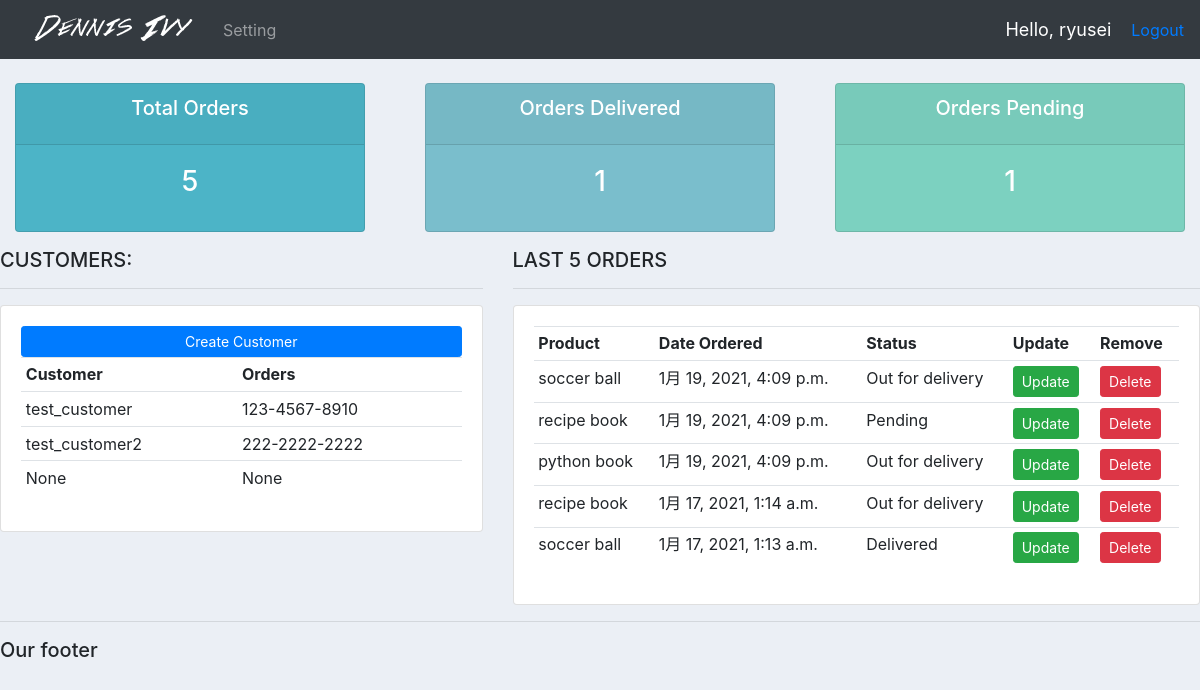
Page / (signed in) on the earlier database version.
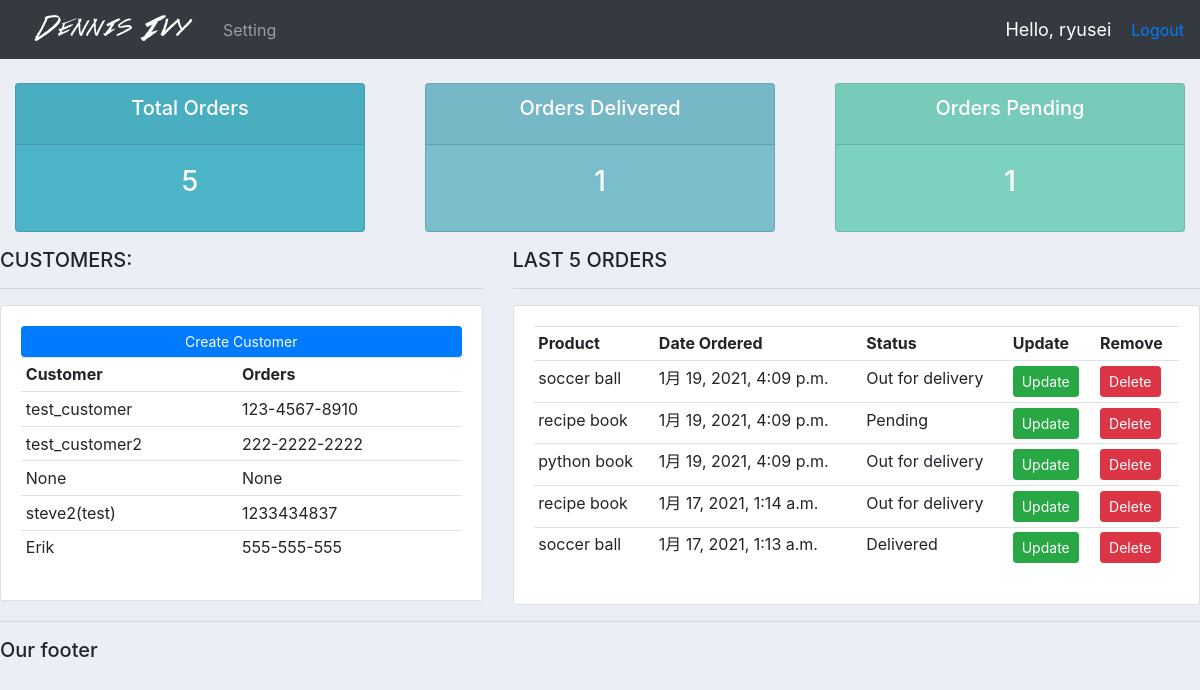
Same page on the later database version.
### accounts/models.py (models this page shows, shortened)
class Customer(models.Model):
    user = models.OneToOneField(User, null=True, on_delete=models.CASCADE)
    name = models.CharField(max_length=200, null=True)
    phone = models.CharField(max_length=200, null=True)
    email = models.CharField(max_length=200, null=True)
    profile_pic = models.ImageField(default="profile1.png", null=True, blank=True)
    date_created = models.DateTimeField(auto_now_add=True, null=True)

class Order(models.Model):
    STATUS = (
        ('Pending', 'Pending'),
        ('Out for delivery', 'Out for delivery'),
        ('Delivered', 'Delivered')
    )
    customer = models.ForeignKey(Customer, null=True, on_delete=models.SET_NULL)
    product = models.ForeignKey(Product, null=True, on_delete=models.SET_NULL)
    date_created = models.DateTimeField(auto_now_add=True, null=True)
    status = models.CharField(max_length=200, null=True, choices=STATUS)
    note = models.CharField(max_length=1000, null=True)

class Product(models.Model):
    CATEGORY = (
        ('Indoor', 'Indoor'),
        ('Outdoor', 'Outdoor'),
    )
    name = models.CharField(max_length=200, null=True)
    price = models.FloatField(null=True)
    category = models.CharField(max_length=200, null=True, choices=CATEGORY)
    description = models.CharField(max_length=200, null=True, blank=True)
    date_created = models.DateTimeField(auto_now_add=True, null=False)
    tags = models.ManyToManyField(Tag)
    def __str__(self):
        return self.name

### accounts/decorators.py (the view)
    def wrapper_function(request, *args, **kwargs):
        group = None
        if request.user.groups.exists():
            group = request.user.groups.all()[0].name
        if group == 'customer':
            return redirect('user_page')
        if group == 'admin':
            return view_func(request, *args, **kwargs)

### accounts/views.py (called while the page is built)
@login_required(login_url='login')
@admin_only
def home(request):
    orders = Order.objects.all().order_by("-date_created")
    customers = Customer.objects.all()
    total_customers = customers.count()
    total_orders = orders.count()
    delivered = orders.filter(status='Delivered').count()
    pending = orders.filter(status='Pending').count()
    context = {'orders': orders, 'customers': customers, 'total_customers': total_customers,
               'total_orders': total_orders, 'delivered': delivered, 'pending': pending}
    return render(request, 'accounts/dashboard.html', context)

### templates/accounts/dashboard.html (shortened to what this page needs)
{% extends 'accounts/main.html' %}
{% block content %}
    {% include 'accounts/status.html' %}
    <div class="row">
        <div class="col-md-5">
            <h5>CUSTOMERS:</h5>
            <hr>
            <div class="card card-body">
                <a class="btn btn-primary  btn-sm btn-block" href="">Create Customer</a>
                <table class="table table-sm">
                    <tr>
                        <th>Customer</th>
                        <th>Orders</th>
                    </tr>
                    {% for customer in customers %}
                        <tr>
                            <td>{{ customer.name }}</td>
                            <td>{{ customer.phone }}</td>
                        </tr>
                    {% endfor %}
                </table>
            </div>
        </div>
        <div class="col-md-7">
            <h5>LAST 5 ORDERS</h5>
            <hr>
            <div class="card card-body">
                <table class="table table-sm">
                    <tr>
                        <th>Product</th>
                        <th>Date Ordered</th>
                        <th>Status</th>
                        <th>Update</th>
                        <th>Remove</th>
                    </tr>
                    {% for order in orders %}
                        <tr>
                            <td>{{ order.product }}</td>
                            <td>{{ order.date_created }}</td>
                            <td>{{ order.status }}</td>
                            <td><a class="btn btn-sm btn-success" href="{% url 'update_order' order.id %}">Update</a>
                            </td>
                            <td><a class="btn btn-sm btn-danger" href="{% url 'delete_order' order.id %}">Delete</a>
                            </td>
                        </tr>
                    {% endfor %}
                </table>
            </div>
        </div>
    </div>
{% endblock %}

### templates/accounts/main.html (shortened to what this page needs)
{% load static %}
<!DOCTYPE html>
<html lang="ja">
<head>
    <link rel="stylesheet" href="https://maxcdn.bootstrapcdn.com/bootstrap/4.0.0/css/bootstrap.min.css">
    <link rel="stylesheet" href="{% static 'css/main.css' %}">
</head>
<body>
    {% include 'accounts/navbar.html' %}
    {% block content %}
    {% endblock %}
    <hr>
    <h5>Our footer</h5>
</body>
</html>

### templates/accounts/navbar.html (shortened to what this page needs)
{% load static %}
<nav class="navbar navbar-expand-lg navbar-dark bg-dark">
    <img src="{% static 'images/logo.png' %}" alt="">
    <div class="collapse navbar-collapse" id="navbarNavAltMarkup">
        <div class="navbar-nav">
            {% if request.user.is_stuff %}
                <a class="nav-item nav-link active" href="#">Dashboard</a>
                <a class="nav-item nav-link" href="#">products</a>
                <a class="nav-item nav-link" href="#">customer</a>
            {% else %}
                <li class="nav-item">
                    <a href="{% url 'account' %}" class="nav-link">Setting</a>
                </li>
            {% endif %}
        </div>
    </div>
    <span class="hello-msg">Hello, {{ request.user }}</span>
    <span><a href="{% url 'logout' %}">Logout</a></span>
</nav>

### templates/accounts/status.html
<br>
<div class="row">
	<div class="col">
		<div class="col-md">
			<div class="card text-center text-white  mb-3" id="total-orders">
			  	<div class="card-header">
			  		<h5 class="card-title">Total Orders</h5>
			  	</div>
			  	<div class="card-body">
			    	<h3 class="card-title">{{ total_orders }}</h3>
			  	</div>
			</div>
		</div>
	</div>
	<div class="col">
		<div class="col-md">
			<div class="card text-center text-white  mb-3" id="orders-delivered">
			  	<div class="card-header">
			  		<h5 class="card-title">Orders Delivered</h5>
			  	</div>
			  	<div class="card-body">
			    	<h3 class="card-title">{{ delivered }}</h3>
			  	</div>
			</div>
		</div>
	</div>
	<div class="col">
		<div class="col-md">
			<div class="card text-center text-white  mb-3" id="orders-pending">
			  	<div class="card-header">
			  		<h5 class="card-title">Orders Pending</h5>
			  	</div>
			  	<div class="card-body">
			    	<h3 class="card-title">{{ pending }}</h3>
			  	</div>
			</div>
		</div>
	</div>
</div>

### static/css/main.css (style rules this page uses)
body { background-color: #ebeff5; }
#total-orders { background-color: #4cb4c7; }
#orders-delivered { background-color: #7abecc; }
#orders-pending { background-color: #7CD1C0; }

### templates/accounts/navbar.html (style rules this page uses)
.hello-msg { font-size: 18px; color: #fff; margin-right: 20px; }

Differences in the rows shown:
added Customer: name "steve2(test)", phone "1233434837"
added Customer: name "Erik", phone "555-555-555"
